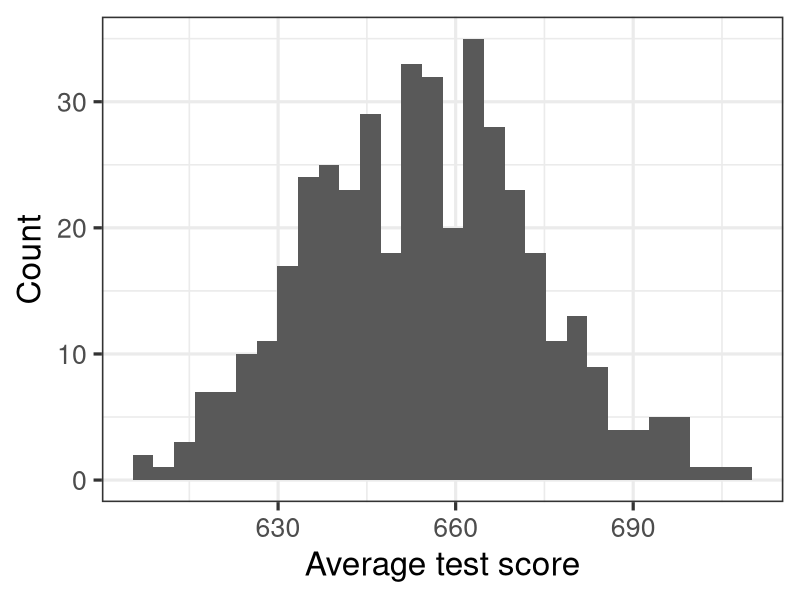
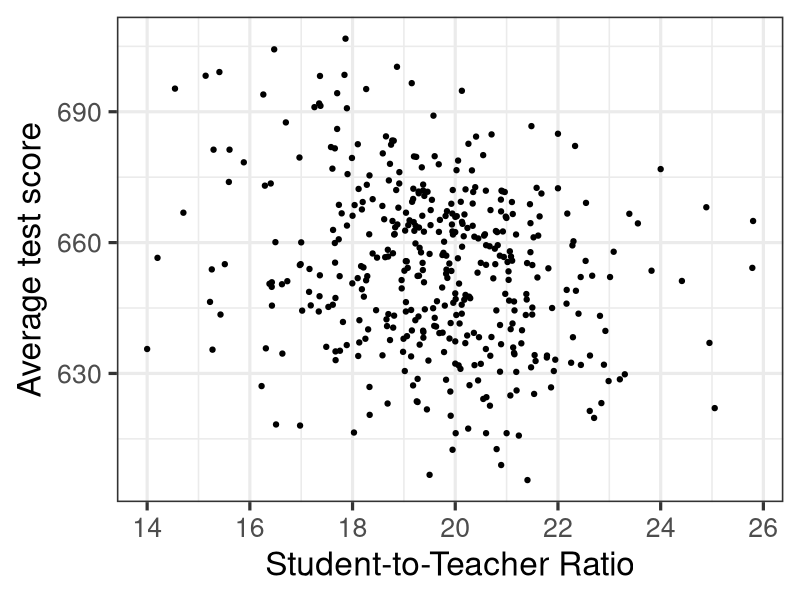
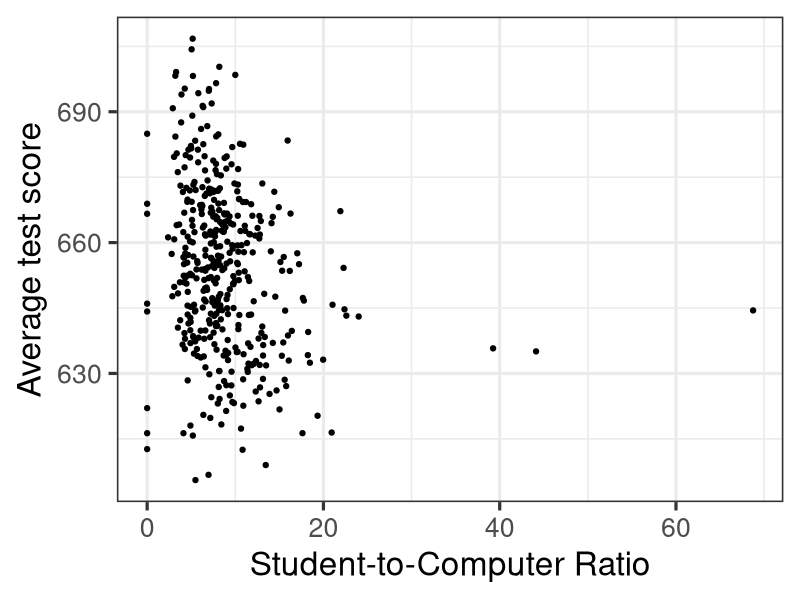
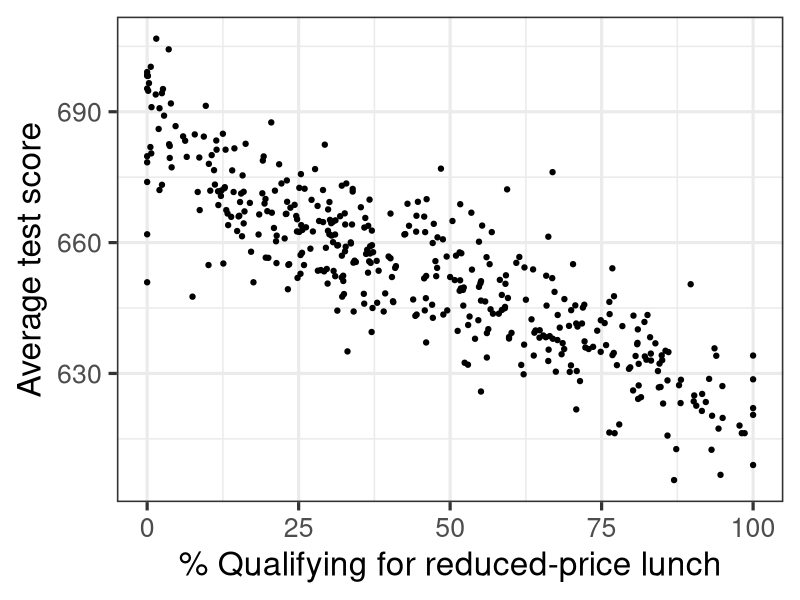
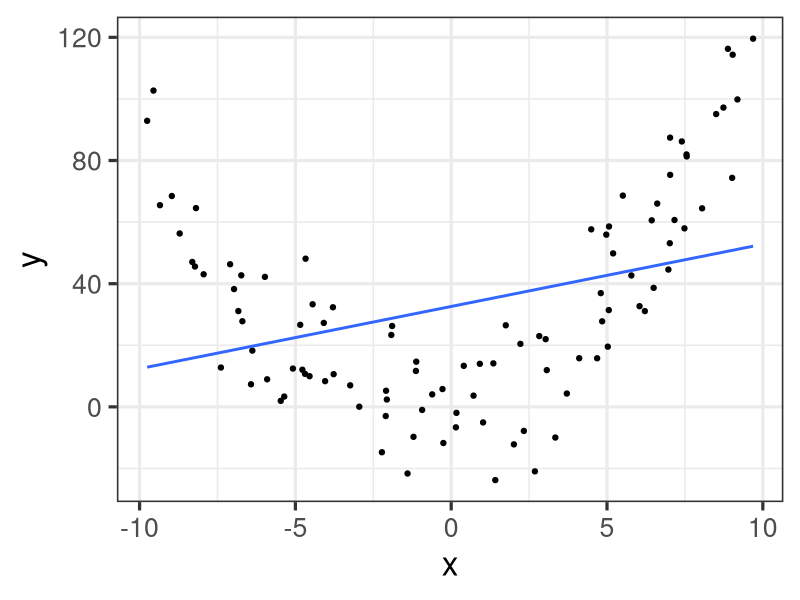
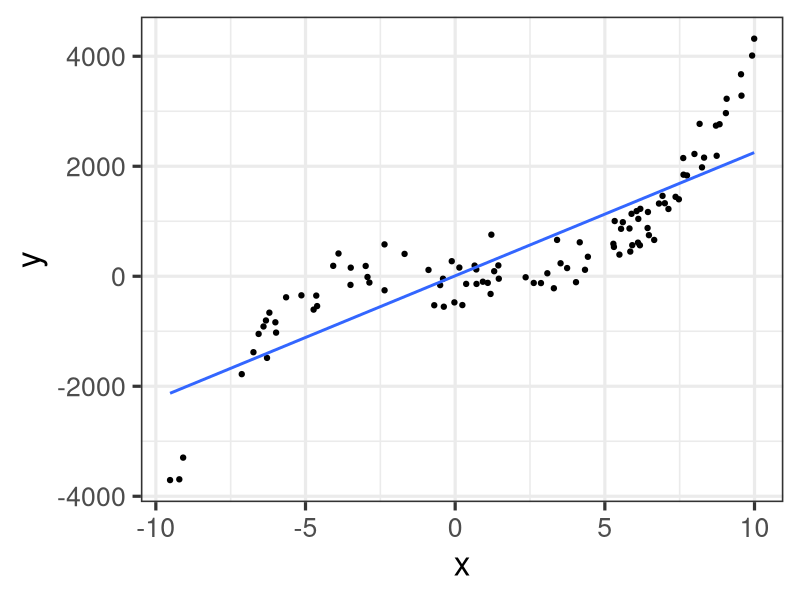

Write the R code that produced these figures, in order.
## ---- chunk 1
#| echo: false

library(tidyverse)
theme_set(theme_bw(base_size = 24))
## ---- chunk 2
data("CASchools", package = "AER")

ca_schools <- CASchools |>
  mutate(student_teacher_ratio = students / teachers) |>
  mutate(student_computer_ratio = case_when(
    computer != 0 ~ students / computer,
    computer == 0 ~ 0
  )) |>
  mutate(ave_score = (read + math) / 2)
## ---- chunk 3
#| echo: false
ggplot(
  ca_schools,
  aes(x = ave_score)
) +
  geom_histogram() +
  labs(
    x = "Average test score",
    y = "Count"
  )
## ---- chunk 4
#| echo: false
ggplot(
  ca_schools,
  aes(x = student_teacher_ratio, y = ave_score)
) +
  geom_point() +
  labs(
    x = "Student-to-Teacher Ratio",
    y = "Average test score"
  )
## ---- chunk 5
#| echo: false
ggplot(
  ca_schools,
  aes(x = student_computer_ratio, y = ave_score)
) +
  geom_point() +
  labs(
    x = "Student-to-Computer Ratio",
    y = "Average test score"
  )
## ---- chunk 6
#| echo: false
ggplot(
  ca_schools,
  aes(x = lunch, y = ave_score)
) +
  geom_point() +
  labs(
    x = "% Qualifying for reduced-price lunch",
    y = "Average test score"
  )
## ---- chunk 7
score_model1 <- lm(
  ave_score ~ student_teacher_ratio + student_computer_ratio + lunch,
  data = ca_schools
)

summary(score_model1)
## ---- chunk 8
library(broom)

glance(score_model1)
## ---- chunk 9
glance(score_model1) |>
  pull(statistic)

glance(score_model1) |>
  pull(p.value)
## ---- chunk 10
#| echo: false

m1_p_value <- glance(score_model1) |>
  pull(p.value) |> 
  format(scientific = TRUE)
## ---- chunk 11
score_model1 <- lm(
  ave_score ~ student_teacher_ratio + student_computer_ratio + lunch,
  data = ca_schools
)

score_model2 <- lm(
  ave_score ~ lunch,
  data = ca_schools
)

anova(score_model2, score_model1)
## ---- chunk 12
partial_f_test <- anova(score_model2, score_model1)
partial_f_test_p_value <- partial_f_test$`Pr(>F)`[2] |> 
  format(scientific = TRUE)
## ---- chunk 13
tidy(score_model1)
tidy(score_model2)
## ---- chunk 14
#| echo: false

set.seed(2343)
bad_linear_data <- data.frame(
  x = runif(100, -10, 10),
  residual = rnorm(100, mean = 0, sd = 15)
) |> 
  mutate(y = 2*x + x^2 + 1 + residual)

r_squared <- cor(bad_linear_data$x, bad_linear_data$y)^2
r_squared <- round(r_squared, 2)

ggplot(bad_linear_data, aes(x = x, y = y)) +
  geom_point() +
  geom_smooth(method = "lm", se = FALSE)
## ---- chunk 15
#| echo: false
bad_linear_data <- data.frame(
  x = runif(100, -10, 10),
  residual = rnorm(100, mean = 0, sd = 300)
) |> 
  mutate(y = 2*x + 4 * x^3 + 1 + residual)

r_squared <- cor(bad_linear_data$x, bad_linear_data$y)^2
r_squared <- round(r_squared, 2)

ggplot(bad_linear_data, aes(x = x, y = y)) +
  geom_point() +
  geom_smooth(method = "lm", se = FALSE)
## ---- chunk 16
my_new_data <- data.frame(
  student_teacher_ratio = 22,
  student_computer_ratio = 10,
  lunch = 50
)

predict(score_model1, newdata = my_new_data, interval = "prediction")
## ---- chunk 17
my_pred <- predict(score_model1, newdata = my_new_data, interval = "prediction")
